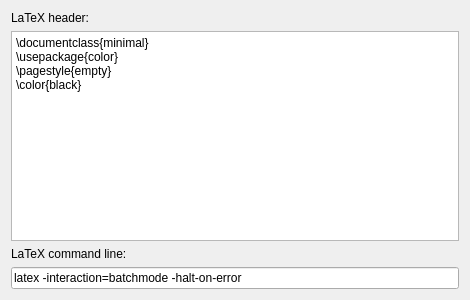
<?xml version="1.0" encoding="UTF-8"?>
<ui version="4.0">
 <class>LatexConfig</class>
 <widget class="QWidget" name="LatexConfig">
  <property name="geometry">
   <rect>
    <x>0</x>
    <y>0</y>
    <width>470</width>
    <height>300</height>
   </rect>
  </property>
  <property name="windowTitle">
   <string>LatexConfig</string>
  </property>
  <layout class="QVBoxLayout" name="verticalLayout">
   <item>
    <widget class="QLabel" name="label">
     <property name="text">
      <string>LaTeX header:</string>
     </property>
    </widget>
   </item>
   <item>
    <widget class="QPlainTextEdit" name="kcfg_LatexHeader">
     <property name="plainText">
      <string>\documentclass{minimal}
\usepackage{color}
\pagestyle{empty}
\color{black}
</string>
     </property>
    </widget>
   </item>
   <item>
    <widget class="QLabel" name="label_2">
     <property name="text">
      <string>LaTeX command line:</string>
     </property>
    </widget>
   </item>
   <item>
    <widget class="KLineEdit" name="kcfg_LatexCmd">
     <property name="text">
      <string>latex -interaction=batchmode -halt-on-error</string>
     </property>
    </widget>
   </item>
  </layout>
 </widget>
 <customwidgets>
  <customwidget>
   <class>KLineEdit</class>
   <extends>QLineEdit</extends>
   <header>klineedit.h</header>
  </customwidget>
 </customwidgets>
 <resources/>
 <connections/>
</ui>
